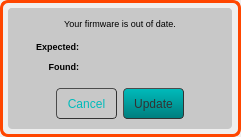
<?xml version="1.0" encoding="UTF-8"?>
<ui version="4.0">
 <class>FwoodDialog</class>
 <widget class="QWidget" name="FwoodDialog">
  <property name="geometry">
   <rect>
    <x>0</x>
    <y>0</y>
    <width>241</width>
    <height>137</height>
   </rect>
  </property>
  <property name="windowTitle">
   <string>Form</string>
  </property>
  <widget class="QFrame" name="warningFrame">
   <property name="geometry">
    <rect>
     <x>0</x>
     <y>0</y>
     <width>241</width>
     <height>137</height>
    </rect>
   </property>
   <property name="styleSheet">
    <string notr="true">QFrame {
		background-color: qlineargradient(spread: pan, 
															x1:0, y1:0, x2:1, y2:1, 
															stop:0 rgba(100,100, 100, 255), 
															stop:0.5 rgba(70, 70,70, 255),
															stop:1 rgba(100,100,100, 255)
															);
	border-bottom-left-radius:8.0;
	border-bottom-right-radius:8.0;
	border-top-left-radius:8.0;
	border-top-right-radius:8.0;
	border: 3px solid rgb(255, 70, 0);
}</string>
   </property>
   <property name="frameShape">
    <enum>QFrame::StyledPanel</enum>
   </property>
   <property name="frameShadow">
    <enum>QFrame::Raised</enum>
   </property>
   <widget class="QFrame" name="warningSubFrame">
    <property name="geometry">
     <rect>
      <x>8</x>
      <y>8</y>
      <width>224</width>
      <height>121</height>
     </rect>
    </property>
    <property name="styleSheet">
     <string notr="true">QFrame {
	background:rgba(200, 200, 200, 255);
	border-bottom-left-radius:4.0;
	border-bottom-right-radius:4.0;
	border-top-left-radius:4.0;
	border-top-right-radius:4.0;
	border:none;


}
</string>
    </property>
    <property name="frameShape">
     <enum>QFrame::StyledPanel</enum>
    </property>
    <property name="frameShadow">
     <enum>QFrame::Raised</enum>
    </property>
    <widget class="QPushButton" name="update">
     <property name="geometry">
      <rect>
       <x>115</x>
       <y>80</y>
       <width>61</width>
       <height>31</height>
      </rect>
     </property>
     <property name="styleSheet">
      <string notr="true">QPushButton {
	font-family: &quot;Arial&quot;;
	font-size: 12px;
	background-color: qlineargradient(spread:repeat, x1:1, y1:0, x2:1, y2:1, stop:1 rgb(0, 126, 126), stop:0 rgb(0, 187, 187));
	border-style: outset;
	border-radius: 4.0;
	border-width: 1px;
	border-color: rgb(50, 50, 50);
	color: rgba(50,50,50);
}

QPushButton:pressed {
	background-color: qlineargradient(spread:repeat, x1:1, y1:0, x2:1, y2:1, stop:0 rgb(0, 126, 126), stop:1 rgb(0, 187, 187));
}</string>
     </property>
     <property name="text">
      <string>Update</string>
     </property>
    </widget>
    <widget class="QLabel" name="label">
     <property name="geometry">
      <rect>
       <x>20</x>
       <y>30</y>
       <width>51</width>
       <height>16</height>
      </rect>
     </property>
     <property name="styleSheet">
      <string notr="true">font: bold 7pt;</string>
     </property>
     <property name="text">
      <string>Expected:</string>
     </property>
     <property name="alignment">
      <set>Qt::AlignRight|Qt::AlignTrailing|Qt::AlignVCenter</set>
     </property>
    </widget>
    <widget class="QLabel" name="label_2">
     <property name="geometry">
      <rect>
       <x>20</x>
       <y>50</y>
       <width>51</width>
       <height>16</height>
      </rect>
     </property>
     <property name="styleSheet">
      <string notr="true">font: bold 7pt;</string>
     </property>
     <property name="text">
      <string>Found:</string>
     </property>
     <property name="alignment">
      <set>Qt::AlignRight|Qt::AlignTrailing|Qt::AlignVCenter</set>
     </property>
    </widget>
    <widget class="QLabel" name="label_3">
     <property name="geometry">
      <rect>
       <x>0</x>
       <y>0</y>
       <width>224</width>
       <height>31</height>
      </rect>
     </property>
     <property name="font">
      <font>
       <family>Arial</family>
       <pointsize>7</pointsize>
       <weight>50</weight>
       <italic>false</italic>
       <bold>false</bold>
      </font>
     </property>
     <property name="styleSheet">
      <string notr="true">font:7pt &quot;Arial&quot;;
</string>
     </property>
     <property name="text">
      <string>Your firmware is out of date.</string>
     </property>
     <property name="alignment">
      <set>Qt::AlignCenter</set>
     </property>
    </widget>
    <widget class="QLabel" name="expected">
     <property name="geometry">
      <rect>
       <x>80</x>
       <y>30</y>
       <width>111</width>
       <height>16</height>
      </rect>
     </property>
     <property name="styleSheet">
      <string notr="true">font: 7pt;</string>
     </property>
     <property name="text">
      <string/>
     </property>
     <property name="alignment">
      <set>Qt::AlignLeading|Qt::AlignLeft|Qt::AlignVCenter</set>
     </property>
    </widget>
    <widget class="QLabel" name="found">
     <property name="geometry">
      <rect>
       <x>80</x>
       <y>50</y>
       <width>111</width>
       <height>16</height>
      </rect>
     </property>
     <property name="styleSheet">
      <string notr="true">font: 7pt;</string>
     </property>
     <property name="text">
      <string/>
     </property>
     <property name="alignment">
      <set>Qt::AlignLeading|Qt::AlignLeft|Qt::AlignVCenter</set>
     </property>
    </widget>
    <widget class="QPushButton" name="cancel">
     <property name="geometry">
      <rect>
       <x>48</x>
       <y>80</y>
       <width>61</width>
       <height>31</height>
      </rect>
     </property>
     <property name="styleSheet">
      <string notr="true">QPushButton {
	font-family: &quot;Arial&quot;;
	font-size: 12px;
			background-color: qlineargradient(spread: pan, 
															x1:1, y1:0, x2:1, y2:1, 
															stop:1 rgba(50,50, 50, 255), 
															stop:0 rgba(120,120,120, 255)
															);
	border-style: outset;
	border-radius: 4.0;
	border-width: 1px;
	border-color: rgb(50, 50, 50);
	color: rgb(0, 187, 187)
}

QPushButton:pressed {
			background-color: qlineargradient(spread: pan, 
															x1:1, y1:0, x2:1, y2:1, 
															stop:0 rgba(50,50, 50, 255), 
															stop:1 rgba(120,120,120, 255)
															);}</string>
     </property>
     <property name="text">
      <string>Cancel</string>
     </property>
    </widget>
   </widget>
  </widget>
 </widget>
 <resources/>
 <connections/>
</ui>
